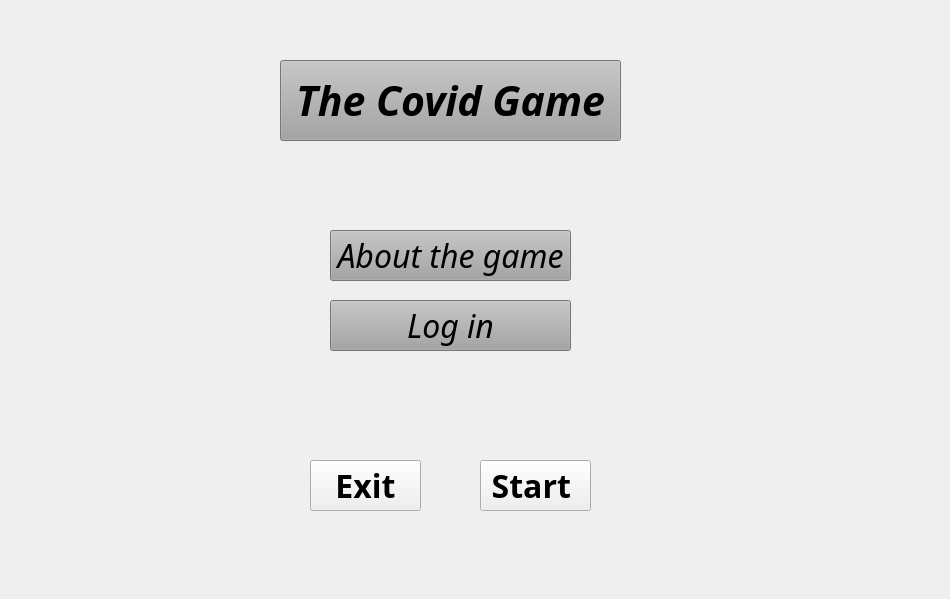
<?xml version="1.0" encoding="UTF-8"?>
<ui version="4.0">
 <class>MainWindow</class>
 <widget class="QMainWindow" name="MainWindow">
  <property name="geometry">
   <rect>
    <x>0</x>
    <y>0</y>
    <width>950</width>
    <height>599</height>
   </rect>
  </property>
  <property name="cursor">
   <cursorShape>PointingHandCursor</cursorShape>
  </property>
  <property name="mouseTracking">
   <bool>false</bool>
  </property>
  <property name="windowTitle">
   <string>MainWindow</string>
  </property>
  <property name="styleSheet">
   <string notr="true">background-image: url(:/img/7419b80742274fc72231166504b06394.jpeg);</string>
  </property>
  <widget class="QWidget" name="centralwidget">
   <widget class="QPushButton" name="login">
    <property name="geometry">
     <rect>
      <x>330</x>
      <y>300</y>
      <width>241</width>
      <height>51</height>
     </rect>
    </property>
    <property name="font">
     <font>
      <family>Marker Felt</family>
      <pointsize>24</pointsize>
      <italic>true</italic>
      <bold>false</bold>
     </font>
    </property>
    <property name="styleSheet">
     <string notr="true">background-color: rgb(164, 164, 164);</string>
    </property>
    <property name="text">
     <string>Log in</string>
    </property>
   </widget>
   <widget class="QPushButton" name="Subject">
    <property name="geometry">
     <rect>
      <x>280</x>
      <y>60</y>
      <width>341</width>
      <height>81</height>
     </rect>
    </property>
    <property name="font">
     <font>
      <family>Marker Felt</family>
      <pointsize>31</pointsize>
      <italic>true</italic>
      <bold>true</bold>
     </font>
    </property>
    <property name="styleSheet">
     <string notr="true">background-color: rgb(164, 164, 164);</string>
    </property>
    <property name="text">
     <string>The Covid Game</string>
    </property>
   </widget>
   <widget class="QPushButton" name="AboutGame">
    <property name="geometry">
     <rect>
      <x>330</x>
      <y>230</y>
      <width>241</width>
      <height>51</height>
     </rect>
    </property>
    <property name="font">
     <font>
      <family>Marker Felt</family>
      <pointsize>24</pointsize>
      <italic>true</italic>
      <bold>false</bold>
     </font>
    </property>
    <property name="styleSheet">
     <string notr="true">background-color: rgb(164, 164, 164);</string>
    </property>
    <property name="text">
     <string>About the game</string>
    </property>
   </widget>
   <widget class="QPushButton" name="StartGame">
    <property name="geometry">
     <rect>
      <x>480</x>
      <y>460</y>
      <width>111</width>
      <height>51</height>
     </rect>
    </property>
    <property name="font">
     <font>
      <family>Marker Felt</family>
      <pointsize>24</pointsize>
      <bold>true</bold>
     </font>
    </property>
    <property name="text">
     <string>Start </string>
    </property>
   </widget>
   <widget class="QPushButton" name="ExitGame">
    <property name="geometry">
     <rect>
      <x>310</x>
      <y>460</y>
      <width>111</width>
      <height>51</height>
     </rect>
    </property>
    <property name="font">
     <font>
      <family>Marker Felt</family>
      <pointsize>24</pointsize>
      <bold>true</bold>
     </font>
    </property>
    <property name="text">
     <string>Exit</string>
    </property>
   </widget>
   <widget class="QLabel" name="permission_Label">
    <property name="geometry">
     <rect>
      <x>400</x>
      <y>350</y>
      <width>151</width>
      <height>21</height>
     </rect>
    </property>
    <property name="styleSheet">
     <string notr="true">color: rgb(255, 38, 0);
</string>
    </property>
    <property name="text">
     <string/>
    </property>
   </widget>
   <widget class="QLabel" name="backround_image">
    <property name="geometry">
     <rect>
      <x>0</x>
      <y>-20</y>
      <width>951</width>
      <height>601</height>
     </rect>
    </property>
    <property name="text">
     <string/>
    </property>
   </widget>
   <zorder>backround_image</zorder>
   <zorder>login</zorder>
   <zorder>Subject</zorder>
   <zorder>AboutGame</zorder>
   <zorder>StartGame</zorder>
   <zorder>ExitGame</zorder>
   <zorder>permission_Label</zorder>
  </widget>
  <widget class="QMenuBar" name="menubar">
   <property name="geometry">
    <rect>
     <x>0</x>
     <y>0</y>
     <width>950</width>
     <height>24</height>
    </rect>
   </property>
  </widget>
 </widget>
 <resources/>
 <connections/>
</ui>
